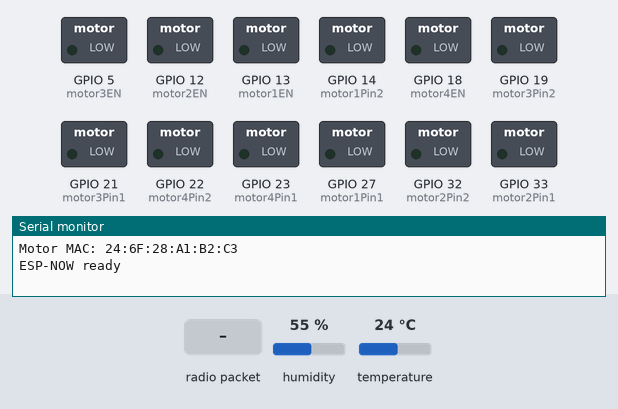
Recording of a sketch running on a simulated ESP32. On the bench: switched loads named in the sketch (green lamp = pin HIGH), the last lines printed to the serial monitor. The inputs (shaded band) are chosen by the test bench; at power-on: humidity 55 %, temperature 24 °C.

Above: at 1.2 s.
1.3 s: radio packet "forward" arrives
At 1.8 s:
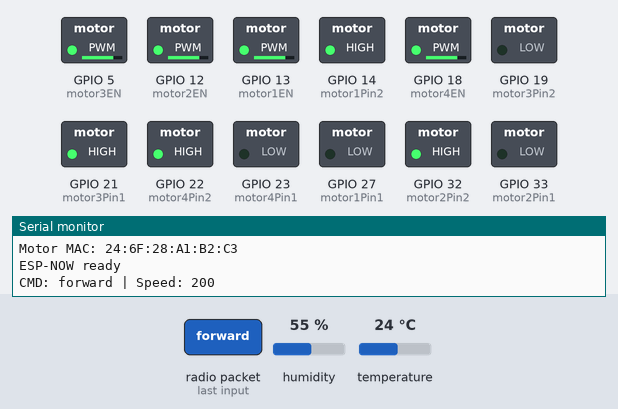
3.5 s: radio packet "backward" arrives
At 3.9 s:
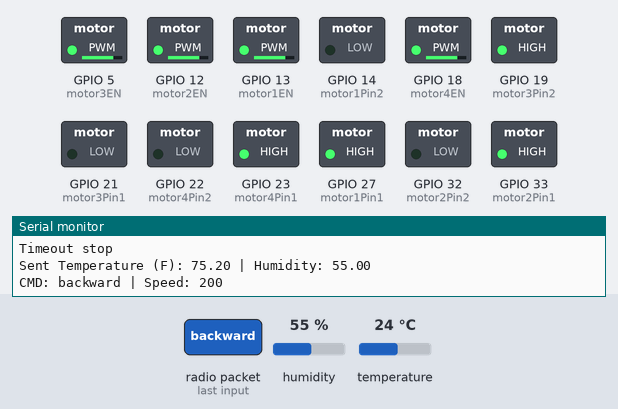
5.7 s: radio packet "strafeL" arrives
At 6.2 s:
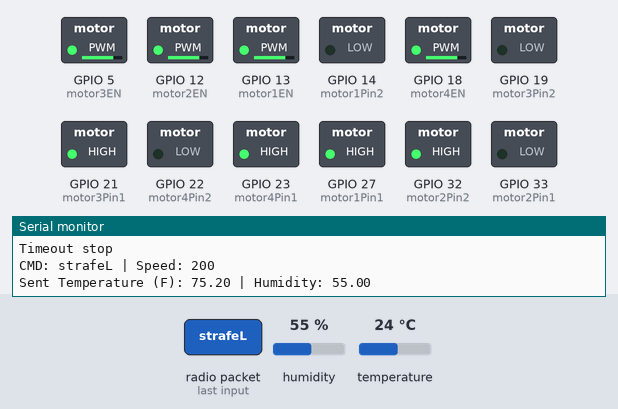
7.9 s: radio packet "strafeR" arrives
At 8.4 s:
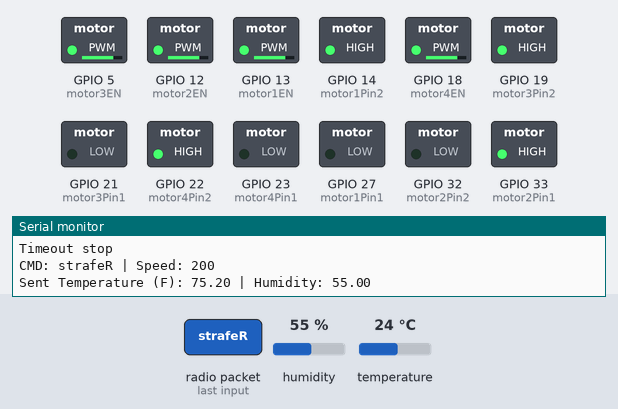
Timing chart, 0 to 10.9 s (numbered marks = the images above; inputs shaded):
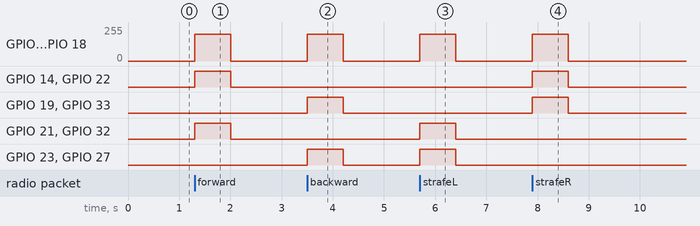

The sketch:

motor_code.ino
```cpp
#include <WiFi.h>
#include <esp_now.h>
#include <esp_wifi.h>
#include "DHT.h"
#define DHTPIN 4
#define DHTTYPE DHT11

DHT dht(DHTPIN, DHTTYPE);

unsigned long lastSensorSend = 0;
const unsigned long SENSOR_INTERVAL = 2000;

typedef struct {
  float temperature;
  float humidity;
} SensorData;

uint8_t camMac[] = {0x28, 0x05, 0xA5, 0x25, 0x55, 0xB4}; //28:05:A5:25:55:B4

unsigned long lastCommandTime = 0;
const unsigned long COMMAND_TIMEOUT = 700; //delay so that it auto-stops in case the last signal is stucj on a direction - basically the robot keeps moving even though it
//has been told to stop

bool isMoving = false;

const int DEFAULT_SPEED = 200;  // 0-255

// Direction pins
int motor1Pin1 = 27, motor1Pin2 = 14; //motors have been labeled on the bottom side of the robot so look there
int motor2Pin1 = 33, motor2Pin2 = 32;
int motor3Pin1 = 21, motor3Pin2 = 19;
int motor4Pin1 = 23, motor4Pin2 = 22;


//enable pins to control the speed as well as direction - can be commented out if we go with the fixed speed implementation
int motor1EN = 13;
int motor2EN = 12;
int motor3EN = 5;
int motor4EN = 18;

//the frequency of the PWM signal and we need 8 bits since we want to represent speed from 0 all the way to 255
const int PWM_FREQ = 1000;
const int PWM_RESOLUTION = 8; // 0-255

typedef struct {
  char command[32];
} RobotCommand;

//this is where the speed is actually set into the enable pin
void setMotorSpeed(int speed) {
  speed = constrain(speed, 0, 255);

  ledcWrite(motor1EN, speed);
  ledcWrite(motor2EN, speed);
  ledcWrite(motor3EN, speed);
  ledcWrite(motor4EN, speed);
}

void setSingleMotorSpeed(int enPin, int speed) {
  speed = constrain(speed, 0, 255);
  ledcWrite(enPin, speed);
}

//motor rotation functons - CW = clockwise :: CCW = counter clockwise
//these are individual motro functions - dont really move the robot just the individual motor
void motor1CW(int speed) {
  digitalWrite(motor1Pin1, LOW);
  digitalWrite(motor1Pin2, HIGH);
  setSingleMotorSpeed(motor1EN, speed);
}

void motor1CCW(int speed) {
  digitalWrite(motor1Pin1, HIGH);
  digitalWrite(motor1Pin2, LOW);
  setSingleMotorSpeed(motor1EN, speed);
}

void motor2CW(int speed) {
  digitalWrite(motor2Pin1, HIGH);
  digitalWrite(motor2Pin2, LOW);
  setSingleMotorSpeed(motor2EN, speed);
}

void motor2CCW(int speed) {
  digitalWrite(motor2Pin1, LOW);
  digitalWrite(motor2Pin2, HIGH);
  setSingleMotorSpeed(motor2EN, speed);
}

void motor3CW(int speed) {
  digitalWrite(motor3Pin1, HIGH);
  digitalWrite(motor3Pin2, LOW);
  setSingleMotorSpeed(motor3EN, speed);
}

void motor3CCW(int speed) {
  digitalWrite(motor3Pin1, LOW);
  digitalWrite(motor3Pin2, HIGH);
  setSingleMotorSpeed(motor3EN, speed);
}

void motor4CW(int speed) {
  digitalWrite(motor4Pin1, HIGH);
  digitalWrite(motor4Pin2, LOW);
  setSingleMotorSpeed(motor4EN, speed);
}

void motor4CCW(int speed) {
  digitalWrite(motor4Pin1, LOW);
  digitalWrite(motor4Pin2, HIGH);
  setSingleMotorSpeed(motor4EN, speed);
}

void stopMotors() {
  digitalWrite(motor1Pin1, LOW); digitalWrite(motor1Pin2, LOW);
  digitalWrite(motor2Pin1, LOW); digitalWrite(motor2Pin2, LOW);
  digitalWrite(motor3Pin1, LOW); digitalWrite(motor3Pin2, LOW);
  digitalWrite(motor4Pin1, LOW); digitalWrite(motor4Pin2, LOW);

  setMotorSpeed(0);
  isMoving = false;
}

//this is to prevent that glitch where it keeps moving even though i tell it to fking stop
void markMoving() {
  lastCommandTime = millis();
  isMoving = true;
}

// motor1 = front-left
// motor2 = front-right
// motor3 = rear-left
// motor4 = rear-right

//actual meaninful movement of the robot
void moveForward(int speed) {
  markMoving();
  motor1CW(speed);
  motor2CCW(speed);
  motor3CW(speed);
  motor4CCW(speed);
}

void moveBackward(int speed) {
  markMoving();
  motor1CCW(speed);
  motor2CW(speed);
  motor3CCW(speed);
  motor4CW(speed);
}

void strafeLeft(int speed) { //doesnt rotate only moves right while looking in one direction like fortnite
  markMoving();
  motor1CCW(speed);
  motor2CCW(speed);
  motor3CW(speed);
  motor4CW(speed);
}

void strafeRight(int speed) {
  markMoving();
  motor1CW(speed);
  motor2CW(speed);
  motor3CCW(speed);
  motor4CCW(speed);
}

void diagonalFrontLeft(int speed) {
  markMoving();
  stopMotors();
  isMoving = true;

  motor2CCW(speed);
  motor3CW(speed);
}

void diagonalFrontRight(int speed) {
  markMoving();
  stopMotors();
  isMoving = true;

  motor1CW(speed);
  motor4CCW(speed);
}

void diagonalBackLeft(int speed) {
  markMoving();
  stopMotors();
  isMoving = true;

  motor1CCW(speed);
  motor4CW(speed);
}

void diagonalBackRight(int speed) {
  markMoving();
  stopMotors();
  isMoving = true;

  motor2CW(speed);
  motor3CCW(speed);
}

void rotateCCW(int speed) {
  markMoving();
  motor1CW(speed);
  motor2CW(speed);
  motor3CW(speed);
  motor4CW(speed);
}

void rotateCW(int speed) {
  markMoving();
  motor1CCW(speed);
  motor2CCW(speed);
  motor3CCW(speed);
  motor4CCW(speed);
}

//the below two functions just help us get the desired direction and speed by converting the command recieved from the 3rd esp32 which
//sends it in the format -> forwardR : 200 (sepearte at the colon)

int extractSpeed(String cmd) {
  int colonIndex = cmd.indexOf(':');

  if (colonIndex == -1) {
    return DEFAULT_SPEED;
  }

  int speed = cmd.substring(colonIndex + 1).toInt();
  return constrain(speed, 0, 255);
}

String extractCommand(String cmd) {
  int colonIndex = cmd.indexOf(':');

  if (colonIndex == -1) {
    return cmd;
  }

  return cmd.substring(0, colonIndex);
}

// ESP-NOW receive callback - default code - bestfriend helped me here
void onReceive(const esp_now_recv_info_t *info, const uint8_t *data, int len) {
  RobotCommand msg;
  memset(&msg, 0, sizeof(msg));

  int copyLen = min(len, (int)sizeof(msg.command) - 1);
  memcpy(msg.command, data, copyLen);
  msg.command[copyLen] = '\0';

  String rawCmd = String(msg.command);
  String cmd = extractCommand(rawCmd);
  int speed = extractSpeed(rawCmd);

  Serial.print("CMD: ");
  Serial.print(cmd);
  Serial.print(" | Speed: ");
  Serial.println(speed);

  if      (cmd == "forward")   moveForward(speed);
  else if (cmd == "backward")  moveBackward(speed);
  else if (cmd == "strafeL")   strafeLeft(speed);
  else if (cmd == "strafeR")   strafeRight(speed);
  else if (cmd == "diagFL")    diagonalFrontLeft(speed);
  else if (cmd == "diagFR")    diagonalFrontRight(speed);
  else if (cmd == "diagBL")    diagonalBackLeft(speed);
  else if (cmd == "diagBR")    diagonalBackRight(speed);
  else if (cmd == "rotCW")     rotateCW(speed);
  else if (cmd == "rotCCW")    rotateCCW(speed);
  else if (cmd == "stop")      stopMotors();
  else {
    Serial.println("Unknown command");
    stopMotors();
  }
}

void sendSensorData() {
  float t = dht.readTemperature(true); // TRUE = Fahrenheit
  float h = dht.readHumidity();

  if (isnan(t) || isnan(h)) {
    Serial.println("DHT failed");
    return;
  }

  SensorData data;
  data.temperature = t;
  data.humidity = h;

  esp_now_send(camMac, (uint8_t*)&data, sizeof(data));

  Serial.print("Sent Temperature (F): ");
  Serial.print(t);
  Serial.print(" | Humidity: ");
  Serial.println(h);
}

//this makes all the pins on and stuff similar to 146 labs where we enable gpios and power buses
void setup() {
  Serial.begin(115200);
  dht.begin();

  pinMode(motor1Pin1, OUTPUT); pinMode(motor1Pin2, OUTPUT);
  pinMode(motor2Pin1, OUTPUT); pinMode(motor2Pin2, OUTPUT);
  pinMode(motor3Pin1, OUTPUT); pinMode(motor3Pin2, OUTPUT);
  pinMode(motor4Pin1, OUTPUT); pinMode(motor4Pin2, OUTPUT);

  pinMode(motor1EN, OUTPUT);
  pinMode(motor2EN, OUTPUT);
  pinMode(motor3EN, OUTPUT);
  pinMode(motor4EN, OUTPUT);

  ledcAttach(motor1EN, PWM_FREQ, PWM_RESOLUTION);
  ledcAttach(motor2EN, PWM_FREQ, PWM_RESOLUTION);
  ledcAttach(motor3EN, PWM_FREQ, PWM_RESOLUTION);
  ledcAttach(motor4EN, PWM_FREQ, PWM_RESOLUTION);

  stopMotors();

  //defualt code - again help from best friend
  WiFi.mode(WIFI_STA);

  esp_wifi_set_channel(6, WIFI_SECOND_CHAN_NONE);

  Serial.print("Motor MAC: ");
  Serial.println(WiFi.macAddress());

  if (esp_now_init() != ESP_OK) {
    Serial.println("ESP-NOW init failed");
    return;
  }

  if (esp_now_register_recv_cb(onReceive) != ESP_OK) {
    Serial.println("Failed to register receive callback");
    return;
  }

  esp_now_peer_info_t peer = {};
  memcpy(peer.peer_addr, camMac, 6);
  peer.channel = 6;
  peer.encrypt = false;
  esp_now_add_peer(&peer);

  Serial.println("ESP-NOW ready");
}

void loop() {
  if (isMoving && millis() - lastCommandTime > COMMAND_TIMEOUT) {
    stopMotors();
    Serial.println("Timeout stop");
  }

  if (millis() - lastSensorSend > SENSOR_INTERVAL) {
    lastSensorSend = millis();
    sendSensorData();
  }

  delay(5);
}
```

Measured:
- after the input at 1.3 s, GPIO 5 (motor3EN), GPIO 12 (motor2EN), GPIO 13 (motor1EN), GPIO 18 (motor4EN): 0/255 → 199/255 at once, → 0/255 0.70 s later; GPIO 14 (motor1Pin2), GPIO 21 (motor3Pin1), GPIO 22 (motor4Pin2), GPIO 32 (motor2Pin2): LOW → HIGH at once, → LOW 0.70 s later
- after the input at 3.5 s, GPIO 5 (motor3EN), GPIO 12 (motor2EN), GPIO 13 (motor1EN), GPIO 18 (motor4EN): 0/255 → 199/255 at once, → 0/255 0.70 s later; GPIO 19 (motor3Pin2), GPIO 23 (motor4Pin1), GPIO 27 (motor1Pin1), GPIO 33 (motor2Pin1): LOW → HIGH at once, → LOW 0.70 s later
- after the input at 5.7 s, GPIO 5 (motor3EN), GPIO 12 (motor2EN), GPIO 13 (motor1EN), GPIO 18 (motor4EN): 0/255 → 199/255 at once, → 0/255 0.70 s later; GPIO 21 (motor3Pin1), GPIO 23 (motor4Pin1), GPIO 27 (motor1Pin1), GPIO 32 (motor2Pin2): LOW → HIGH at once, → LOW 0.70 s later
- after the input at 7.9 s, GPIO 5 (motor3EN), GPIO 12 (motor2EN), GPIO 13 (motor1EN), GPIO 18 (motor4EN): 0/255 → 199/255 at once, → 0/255 0.70 s later; GPIO 14 (motor1Pin2), GPIO 19 (motor3Pin2), GPIO 22 (motor4Pin2), GPIO 33 (motor2Pin1): LOW → HIGH at once, → LOW 0.70 s later
